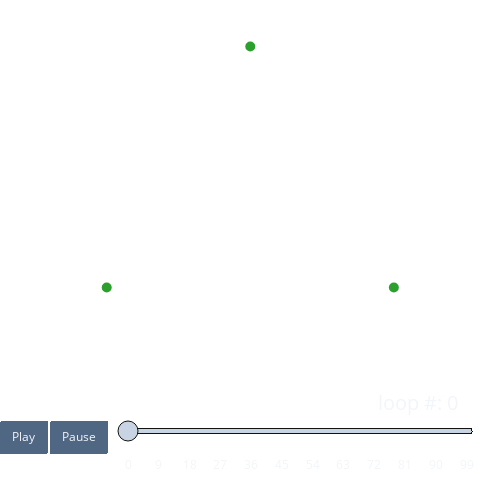

Notebook cell for this chart:
### Code cell
fig.show(
        config= dict(
            displayModeBar = False)
        )

### Figure 1 — Plotly figure (JSON) as saved in the notebook; plotly's stock layout.template omitted (floating-point values rounded to 4 significant figures)
{"data": [{"marker": {"color": "#2ca02c", "size": 10}, "mode": "markers", "type": "scatter", "x": [-0.5, 0, 0.5], "y": [-0.433, 0.433, -0.433]}], "layout": {"autosize": false, "height": 480, "hovermode": "closest", "margin": {"b": 0, "l": 0, "pad": 0, "r": 0, "t": 0}, "paper_bgcolor": "rgba(0,0,0,0)", "plot_bgcolor": "rgba(0,0,0,0)", "sliders": [{"active": 0, "currentvalue": {"font": {"size": 20}, "prefix": "loop #: ", "visible": true, "xanchor": "right"}, "len": 0.9, "pad": {"b": 10, "t": 50}, "steps": [{"args": [[0], {"frame": {"duration": 400, "redraw": false}, "mode": "immediate", "transition": {"duration": 400}}], "label": "0", "method": "animate"}, {"args": [[1], {"frame": {"duration": 400, "redraw": false}, "mode": "immediate", "transition": {"duration": 400}}], "label": "1", "method": "animate"}, {"args": [[2], {"frame": {"duration": 400, "redraw": false}, "mode": "immediate", "transition": {"duration": 400}}], "label": "2", "method": "animate"}, {"args": [[3], {"frame": {"duration": 400, "redraw": false}, "mode": "immediate", "transition": {"duration": 400}}], "label": "3", "method": "animate"}, {"args": [[4], {"frame": {"duration": 400, "redraw": false}, "mode": "immediate", "transition": {"duration": 400}}], "label": "4", "method": "animate"}, {"args": [[5], {"frame": {"duration": 400, "redraw": false}, "mode": "immediate", "transition": {"duration": 400}}], "label": "5", "method": "animate"}, {"args": [[6], {"frame": {"duration": 400, "redraw": false}, "mode": "immediate", "transition": {"duration": 400}}], "label": "6", "method": "animate"}, {"args": [[7], {"frame": {"duration": 400, "redraw": false}, "mode": "immediate", "transition": {"duration": 400}}], "label": "7", "method": "animate"}, {"args": [[8], {"frame": {"duration": 400, "redraw": false}, "mode": "immediate", "transition": {"duration": 400}}], "label": "8", "method": "animate"}, {"args": [[9], {"frame": {"duration": 400, "redraw": false}, "mode": "immediate", "transition": {"duration": 400}}], "label": "9", "method": "animate"}, {"args": [[10], {"frame": {"duration": 400, "redraw": false}, "mode": "immediate", "transition": {"duration": 400}}], "label": "10", "method": "animate"}, {"args": [[11], {"frame": {"duration": 400, "redraw": false}, "mode": "immediate", "transition": {"duration": 400}}], "label": "11", "method": "animate"}, {"args": [[12], {"frame": {"duration": 400, "redraw": false}, "mode": "immediate", "transition": {"duration": 400}}], "label": "12", "method": "animate"}, {"args": [[13], {"frame": {"duration": 400, "redraw": false}, "mode": "immediate", "transition": {"duration": 400}}], "label": "13", "method": "animate"}, {"args": [[14], {"frame": {"duration": 400, "redraw": false}, "mode": "immediate", "transition": {"duration": 400}}], "label": "14", "method": "animate"}, {"args": [[15], {"frame": {"duration": 400, "redraw": false}, "mode": "immediate", "transition": {"duration": 400}}], "label": "15", "method": "animate"}, {"args": [[16], {"frame": {"duration": 400, "redraw": false}, "mode": "immediate", "transition": {"duration": 400}}], "label": "16", "method": "animate"}, {"args": [[17], {"frame": {"duration": 400, "redraw": false}, "mode": "immediate", "transition": {"duration": 400}}], "label": "17", "method": "animate"}, {"args": [[18], {"frame": {"duration": 400, "redraw": false}, "mode": "immediate", "transition": {"duration": 400}}], "label": "18", "method": "animate"}, {"args": [[19], {"frame": {"duration": 400, "redraw": false}, "mode": "immediate", "transition": {"duration": 400}}], "label": "19", "method": "animate"}, {"args": [[20], {"frame": {"duration": 400, "redraw": false}, "mode": "immediate", "transition": {"duration": 400}}], "label": "20", "method": "animate"}, {"args": [[21], {"frame": {"duration": 400, "redraw": false}, "mode": "immediate", "transition": {"duration": 400}}], "label": "21", "method": "animate"}, {"args": [[22], {"frame": {"duration": 400, "redraw": false}, "mode": "immediate", "transition": {"duration": 400}}], "label": "22", "method": "animate"}, {"args": [[23], {"frame": {"duration": 400, "redraw": false}, "mode": "immediate", "transition": {"duration": 400}}], "label": "23", "method": "animate"}, {"args": [[24], {"frame": {"duration": 400, "redraw": false}, "mode": "immediate", "transition": {"duration": 400}}], "label": "24", "method": "animate"}, {"args": [[25], {"frame": {"duration": 400, "redraw": false}, "mode": "immediate", "transition": {"duration": 400}}], "label": "25", "method": "animate"}, {"args": [[26], {"frame": {"duration": 400, "redraw": false}, "mode": "immediate", "transition": {"duration": 400}}], "label": "26", "method": "animate"}, {"args": [[27], {"frame": {"duration": 400, "redraw": false}, "mode": "immediate", "transition": {"duration": 400}}], "label": "27", "method": "animate"}, {"args": [[28], {"frame": {"duration": 400, "redraw": false}, "mode": "immediate", "transition": {"duration": 400}}], "label": "28", "method": "animate"}, {"args": [[29], {"frame": {"duration": 400, "redraw": false}, "mode": "immediate", "transition": {"duration": 400}}], "label": "29", "method": "animate"}, {"args": [[30], {"frame": {"duration": 400, "redraw": false}, "mode": "immediate", "transition": {"duration": 400}}], "label": "30", "method": "animate"}, {"args": [[31], {"frame": {"duration": 400, "redraw": false}, "mode": "immediate", "transition": {"duration": 400}}], "label": "31", "method": "animate"}, {"args": [[32], {"frame": {"duration": 400, "redraw": false}, "mode": "immediate", "transition": {"duration": 400}}], "label": "32", "method": "animate"}, {"args": [[33], {"frame": {"duration": 400, "redraw": false}, "mode": "immediate", "transition": {"duration": 400}}], "label": "33", "method": "animate"}, {"args": [[34], {"frame": {"duration": 400, "redraw": false}, "mode": "immediate", "transition": {"duration": 400}}], "label": "34", "method": "animate"}, {"args": [[35], {"frame": {"duration": 400, "redraw": false}, "mode": "immediate", "transition": {"duration": 400}}], "label": "35", "method": "animate"}, {"args": [[36], {"frame": {"duration": 400, "redraw": false}, "mode": "immediate", "transition": {"duration": 400}}], "label": "36", "method": "animate"}, {"args": [[37], {"frame": {"duration": 400, "redraw": false}, "mode": "immediate", "transition": {"duration": 400}}], "label": "37", "method": "animate"}, {"args": [[38], {"frame": {"duration": 400, "redraw": false}, "mode": "immediate", "transition": {"duration": 400}}], "label": "38", "method": "animate"}, {"args": [[39], {"frame": {"duration": 400, "redraw": false}, "mode": "immediate", "transition": {"duration": 400}}], "label": "39", "method": "animate"}, {"args": [[40], {"frame": {"duration": 400, "redraw": false}, "mode": "immediate", "transition": {"duration": 400}}], "label": "40", "method": "animate"}, {"args": [[41], {"frame": {"duration": 400, "redraw": false}, "mode": "immediate", "transition": {"duration": 400}}], "label": "41", "method": "animate"}, {"args": [[42], {"frame": {"duration": 400, "redraw": false}, "mode": "immediate", "transition": {"duration": 400}}], "label": "42", "method": "animate"}, {"args": [[43], {"frame": {"duration": 400, "redraw": false}, "mode": "immediate", "transition": {"duration": 400}}], "label": "43", "method": "animate"}, {"args": [[44], {"frame": {"duration": 400, "redraw": false}, "mode": "immediate", "transition": {"duration": 400}}], "label": "44", "method": "animate"}, {"args": [[45], {"frame": {"duration": 400, "redraw": false}, "mode": "immediate", "transition": {"duration": 400}}], "label": "45", "method": "animate"}, {"args": [[46], {"frame": {"duration": 400, "redraw": false}, "mode": "immediate", "transition": {"duration": 400}}], "label": "46", "method": "animate"}, {"args": [[47], {"frame": {"duration": 400, "redraw": false}, "mode": "immediate", "transition": {"duration": 400}}], "label": "47", "method": "animate"}, {"args": [[48], {"frame": {"duration": 400, "redraw": false}, "mode": "immediate", "transition": {"duration": 400}}], "label": "48", "method": "animate"}, {"args": [[49], {"frame": {"duration": 400, "redraw": false}, "mode": "immediate", "transition": {"duration": 400}}], "label": "49", "method": "animate"}, {"args": [[50], {"frame": {"duration": 400, "redraw": false}, "mode": "immediate", "transition": {"duration": 400}}], "label": "50", "method": "animate"}, {"args": [[51], {"frame": {"duration": 400, "redraw": false}, "mode": "immediate", "transition": {"duration": 400}}], "label": "51", "method": "animate"}, {"args": [[52], {"frame": {"duration": 400, "redraw": false}, "mode": "immediate", "transition": {"duration": 400}}], "label": "52", "method": "animate"}, {"args": [[53], {"frame": {"duration": 400, "redraw": false}, "mode": "immediate", "transition": {"duration": 400}}], "label": "53", "method": "animate"}, {"args": [[54], {"frame": {"duration": 400, "redraw": false}, "mode": "immediate", "transition": {"duration": 400}}], "label": "54", "method": "animate"}, {"args": [[55], {"frame": {"duration": 400, "redraw": false}, "mode": "immediate", "transition": {"duration": 400}}], "label": "55", "method": "animate"}, {"args": [[56], {"frame": {"duration": 400, "redraw": false}, "mode": "immediate", "transition": {"duration": 400}}], "label": "56", "method": "animate"}, {"args": [[57], {"frame": {"duration": 400, "redraw": false}, "mode": "immediate", "transition": {"duration": 400}}], "label": "57", "method": "animate"}, {"args": [[58], {"frame": {"duration": 400, "redraw": false}, "mode": "immediate", "transition": {"duration": 400}}], "label": "58", "method": "animate"}, {"args": [[59], {"frame": {"duration": 400, "redraw": false}, "mode": "immediate", "transition": {"duration": 400}}], "label": "59", "method": "animate"}, {"args": [[60], {"frame": {"duration": 400, "redraw": false}, "mode": "immediate", "transition": {"duration": 400}}], "label": "60", "method": "animate"}, {"args": [[61], {"frame": {"duration": 400, "redraw": false}, "mode": "immediate", "transition": {"duration": 400}}], "label": "61", "method": "animate"}, {"args": [[62], {"frame": {"duration": 400, "redraw": false}, "mode": "immediate", "transition": {"duration": 400}}], "label": "62", "method": "animate"}, {"args": [[63], {"frame": {"duration": 400, "redraw": false}, "mode": "immediate", "transition": {"duration": 400}}], "label": "63", "method": "animate"}, {"args": [[64], {"frame": {"duration": 400, "redraw": false}, "mode": "immediate", "transition": {"duration": 400}}], "label": "64", "method": "animate"}, {"args": [[65], {"frame": {"duration": 400, "redraw": false}, "mode": "immediate", "transition": {"duration": 400}}], "label": "65", "method": "animate"}, {"args": [[66], {"frame": {"duration": 400, "redraw": false}, "mode": "immediate", "transition": {"duration": 400}}], "label": "66", "method": "animate"}, {"args": [[67], {"frame": {"duration": 400, "redraw": false}, "mode": "immediate", "transition": {"duration": 400}}], "label": "67", "method": "animate"}, {"args": [[68], {"frame": {"duration": 400, "redraw": false}, "mode": "immediate", "transition": {"duration": 400}}], "label": "68", "method": "animate"}, {"args": [[69], {"frame": {"duration": 400, "redraw": false}, "mode": "immediate", "transition": {"duration": 400}}], "label": "69", "method": "animate"}, {"args": [[70], {"frame": {"duration": 400, "redraw": false}, "mode": "immediate", "transition": {"duration": 400}}], "label": "70", "method": "animate"}, {"args": [[71], {"frame": {"duration": 400, "redraw": false}, "mode": "immediate", "transition": {"duration": 400}}], "label": "71", "method": "animate"}, {"args": [[72], {"frame": {"duration": 400, "redraw": false}, "mode": "immediate", "transition": {"duration": 400}}], "label": "72", "method": "animate"}, {"args": [[73], {"frame": {"duration": 400, "redraw": false}, "mode": "immediate", "transition": {"duration": 400}}], "label": "73", "method": "animate"}, {"args": [[74], {"frame": {"duration": 400, "redraw": false}, "mode": "immediate", "transition": {"duration": 400}}], "label": "74", "method": "animate"}, {"args": [[75], {"frame": {"duration": 400, "redraw": false}, "mode": "immediate", "transition": {"duration": 400}}], "label": "75", "method": "animate"}, {"args": [[76], {"frame": {"duration": 400, "redraw": false}, "mode": "immediate", "transition": {"duration": 400}}], "label": "76", "method": "animate"}, {"args": [[77], {"frame": {"duration": 400, "redraw": false}, "mode": "immediate", "transition": {"duration": 400}}], "label": "77", "method": "animate"}, {"args": [[78], {"frame": {"duration": 400, "redraw": false}, "mode": "immediate", "transition": {"duration": 400}}], "label": "78", "method": "animate"}, {"args": [[79], {"frame": {"duration": 400, "redraw": false}, "mode": "immediate", "transition": {"duration": 400}}], "label": "79", "method": "animate"}, {"args": [[80], {"frame": {"duration": 400, "redraw": false}, "mode": "immediate", "transition": {"duration": 400}}], "label": "80", "method": "animate"}, {"args": [[81], {"frame": {"duration": 400, "redraw": false}, "mode": "immediate", "transition": {"duration": 400}}], "label": "81", "method": "animate"}, {"args": [[82], {"frame": {"duration": 400, "redraw": false}, "mode": "immediate", "transition": {"duration": 400}}], "label": "82", "method": "animate"}, {"args": [[83], {"frame": {"duration": 400, "redraw": false}, "mode": "immediate", "transition": {"duration": 400}}], "label": "83", "method": "animate"}, {"args": [[84], {"frame": {"duration": 400, "redraw": false}, "mode": "immediate", "transition": {"duration": 400}}], "label": "84", "method": "animate"}, {"args": [[85], {"frame": {"duration": 400, "redraw": false}, "mode": "immediate", "transition": {"duration": 400}}], "label": "85", "method": "animate"}, {"args": [[86], {"frame": {"duration": 400, "redraw": false}, "mode": "immediate", "transition": {"duration": 400}}], "label": "86", "method": "animate"}, {"args": [[87], {"frame": {"duration": 400, "redraw": false}, "mode": "immediate", "transition": {"duration": 400}}], "label": "87", "method": "animate"}, {"args": [[88], {"frame": {"duration": 400, "redraw": false}, "mode": "immediate", "transition": {"duration": 400}}], "label": "88", "method": "animate"}, {"args": [[89], {"frame": {"duration": 400, "redraw": false}, "mode": "immediate", "transition": {"duration": 400}}], "label": "89", "method": "animate"}, {"args": [[90], {"frame": {"duration": 400, "redraw": false}, "mode": "immediate", "transition": {"duration": 400}}], "label": "90", "method": "animate"}, {"args": [[91], {"frame": {"duration": 400, "redraw": false}, "mode": "immediate", "transition": {"duration": 400}}], "label": "91", "method": "animate"}, {"args": [[92], {"frame": {"duration": 400, "redraw": false}, "mode": "immediate", "transition": {"duration": 400}}], "label": "92", "method": "animate"}, {"args": [[93], {"frame": {"duration": 400, "redraw": false}, "mode": "immediate", "transition": {"duration": 400}}], "label": "93", "method": "animate"}, {"args": [[94], {"frame": {"duration": 400, "redraw": false}, "mode": "immediate", "transition": {"duration": 400}}], "label": "94", "method": "animate"}, {"args": [[95], {"frame": {"duration": 400, "redraw": false}, "mode": "immediate", "transition": {"duration": 400}}], "label": "95", "method": "animate"}, {"args": [[96], {"frame": {"duration": 400, "redraw": false}, "mode": "immediate", "transition": {"duration": 400}}], "label": "96", "method": "animate"}, {"args": [[97], {"frame": {"duration": 400, "redraw": false}, "mode": "immediate", "transition": {"duration": 400}}], "label": "97", "method": "animate"}, {"args": [[98], {"frame": {"duration": 400, "redraw": false}, "mode": "immediate", "transition": {"duration": 400}}], "label": "98", "method": "animate"}, {"args": [[99], {"frame": {"duration": 400, "redraw": false}, "mode": "immediate", "transition": {"duration": 400}}], "label": "99", "method": "animate"}, {"args": [[100], {"frame": {"duration": 400, "redraw": false}, "mode": "immediate", "transition": {"duration": 400}}], "label": "100", "method": "animate"}], "transition": {"duration": 400}, "x": 0.1, "xanchor": "left", "y": 0, "yanchor": "top"}], "updatemenus": [{"buttons": [{"args": [null, {"frame": {"duration": 400, "redraw": false}, "fromcurrent": true, "transition": {"duration": 400}}], "label": "Play", "method": "animate"}, {"args": [[null], {"frame": {"duration": 400, "redraw": false}, "mode": "immediate", "transition": {"duration": 400}}], "label": "Pause", "method": "animate"}], "direction": "left", "pad": {"r": 10, "t": 87}, "showactive": false, "type": "buttons", "x": 0.1, "xanchor": "right", "y": 0, "yanchor": "top"}], "width": 480, "xaxis": {"range": [-0.6, 0.8], "showgrid": false, "showticklabels": false, "title": {"text": "x"}, "visible": false}, "yaxis": {"range": [-0.6, 0.6], "showgrid": false, "showticklabels": false, "title": {"text": "y"}, "visible": false}}}
